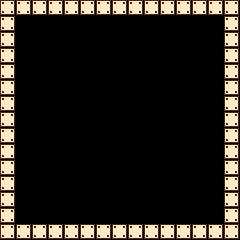

Below is a game level as drawn by its tile map, then a one-line description and the .tmx file that defines it, in full:
An orthogonal 15x15 tile map with 16x16 px tiles, 1 tile layer (Foreground) and 2 objects (player_start).

<map version="1.0" orientation="orthogonal" width="15" height="15" tilewidth="16" tileheight="16">
 <properties>
  <property name="hp" value="3" />
  <property name="lv" value="1" />
 </properties>
 <tileset firstgid="1" name="chip" tilewidth="16" tileheight="16">
  <image source="chip.png" width="256" height="256" />
 </tileset>
 <layer name="Foreground" width="15" height="15">
  <properties>
   <property name="tileset" value="chip" />
  </properties>
  <data encoding="csv">
18,18,18,18,18,18,18,18,18,18,18,18,18,18,18,
18,0,0,0,0,0,0,0,0,0,0,0,0,0,18,
18,0,0,0,0,0,0,0,0,0,0,0,0,0,18,
18,0,0,0,0,0,0,0,0,0,0,0,0,0,18,
18,0,0,0,0,0,0,0,0,0,0,0,0,0,18,
18,0,0,0,0,0,0,0,0,0,0,0,0,0,18,
18,0,0,0,0,0,0,0,0,0,0,0,0,0,18,
18,0,0,0,0,0,0,0,0,0,0,0,0,0,18,
18,0,0,0,0,0,0,0,0,0,0,0,0,0,18,
18,0,0,0,0,0,0,0,0,0,0,0,0,0,18,
18,0,0,0,0,0,0,0,0,0,0,0,0,0,18,
18,0,0,0,0,0,0,0,0,0,0,0,0,0,18,
18,0,0,0,0,0,0,0,0,0,0,0,0,0,18,
18,0,0,0,0,0,0,0,0,0,0,0,0,0,18,
18,18,18,18,18,18,18,18,18,18,18,18,18,18,18
</data>
 </layer>
 <objectgroup color="#00ff00" name="object" width="15" height="15" opacity="0.48">
  <object name="start" type="player_start" gid="1" x="64" y="176" />
  <object gid="27" x="160" y="80" />
 </objectgroup>
</map>
